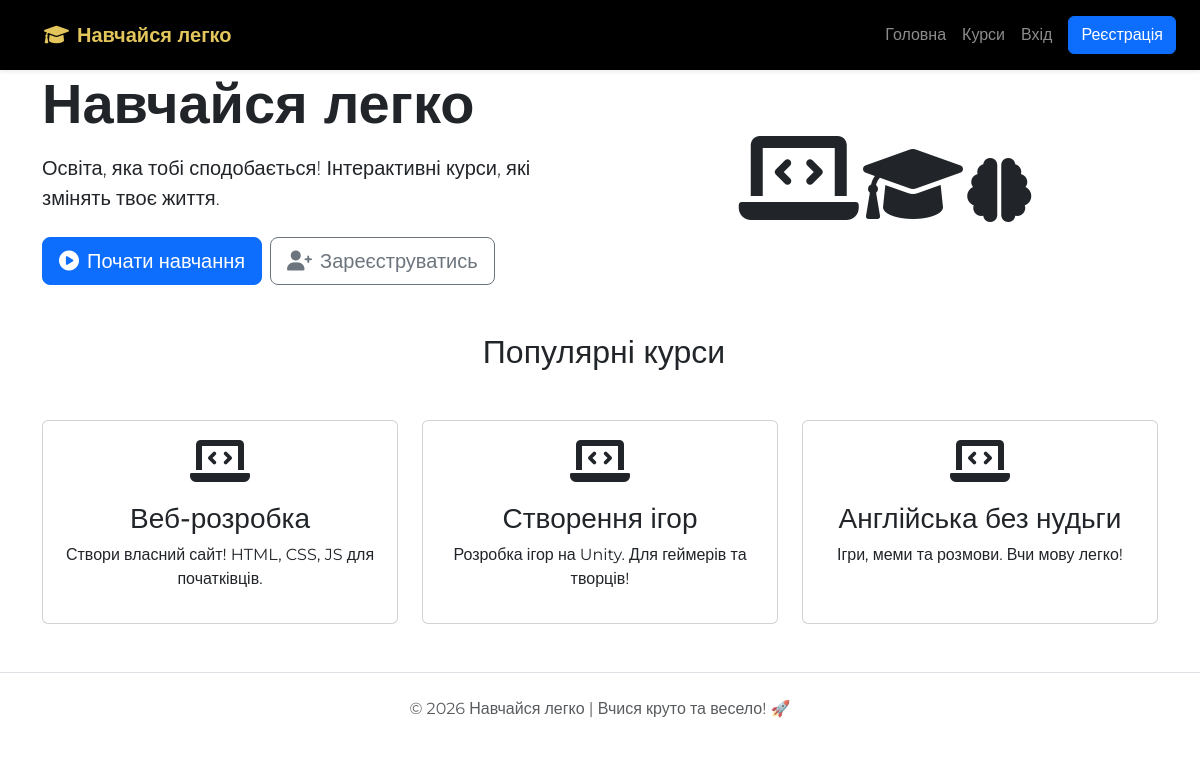
The page / on the database its author committed.
### core/models.py (models this page shows, shortened)
class Course(models.Model):
    title = models.CharField(max_length=200, verbose_name="Назва")
    description = models.TextField(verbose_name="Опис")
    price = models.IntegerField(default=0, verbose_name="Ціна (грн)")
    duration = models.CharField(max_length=50, default="4 тижні", verbose_name="Тривалість")
    author = models.ForeignKey(settings.AUTH_USER_MODEL, on_delete=models.CASCADE)

### core/views.py (the view)
# urls.py: path('', views.index_view, name='home'),
def index_view(request):
    courses = Course.objects.all()[:3]
    try:
        announcements = Announcement.objects.order_by('-created_at')[:3]
    except:
        announcements = []
    return render(request, 'index.html', {'courses': courses, 'announcements': announcements})

### templates/index.html (shortened to what this page needs)
{% extends 'base.html' %}
{% load static %}
{% block content %}
<main>
    <section class="hero">
        <div class="container text-center">
            <div class="row align-items-center">
                <div class="col-lg-6 text-lg-start">
                    <h1 class="display-4 fw-bold mb-3">Навчайся легко</h1>
                    <p class="lead mb-4">Освіта, яка тобі сподобається! Інтерактивні курси, які змінять твоє життя.</p>
                    <div class="d-flex flex-wrap gap-2 justify-content-lg-start justify-content-center">
                        <a href="{% url 'courses_list' %}" class="btn btn-primary btn-lg">
                            <i class="fas fa-play-circle me-2"></i>Почати навчання
                        </a>
                        {% if not user.is_authenticated %}
                        <a href="{% url 'register' %}" class="btn btn-outline-secondary btn-lg">
                            <i class="fas fa-user-plus me-2"></i>Зареєструватись
                        </a>
                        {% endif %}
                    </div>
                </div>
                <div class="col-lg-6 d-none d-lg-block">
                    <div class="illustration">
                        <i class="fas fa-laptop-code fa-6x primary-color"></i>
                        <i class="fas fa-graduation-cap fa-5x secondary-color"></i>
                        <i class="fas fa-brain fa-4x accent-color"></i>
                    </div>
                </div>
            </div>
        </div>
    </section>
    <section class="courses py-5">
        <div class="container">
            <h2 class="section-title text-center mb-5">
                Популярні курси
            </h2>
            <div class="row g-4 justify-content-center">
                {% for course in courses %}
                <div class="col-md-6 col-lg-4">
                    <div class="course card h-100">
                        <div class="card-body text-center">
                            <div class="course-icon mb-3">
                                <i class="fas fa-laptop-code fa-3x {% cycle 'primary-color' 'secondary-color' 'accent-color' %}"></i>
                            </div>
                            <h3 class="card-title">{{ course.title }}</h3>
                            <p class="card-text">{{ course.description|truncatewords:15 }}</p>
                        </div>
                    </div>
                </div>
                {% empty %}
                <p class="text-center">Курсів поки що немає.</p>
                {% endfor %}
            </div>
        </div>
    </section>
    </main>
{% endblock %}

### static/css/styles.css (style rules this page uses)
:root { --primary-color: #e3c65b; --primary-dark: #d4a373; --white: #ffffff; --bg-light: #f4f7f6; --sidebar-width: 320px; --navbar-height: 70px; --shadow: 0 4px 12px rgba(0, 0, 0, 0.1); }
body { font-family: 'Montserrat', sans-serif; margin: 0; padding-top: var(--navbar-height); background-color: var(--white); overflow-x: hidden; }

### rows shown on the page
Course: title "Веб-розробка", description "Створи власний сайт! HTML, CSS, JS для початківців."
Course: title "Створення ігор", description "Розробка ігор на Unity. Для геймерів та творців!"
Course: title "Англійська без нудьги", description "Ігри, меми та розмови. Вчи мову легко!"
